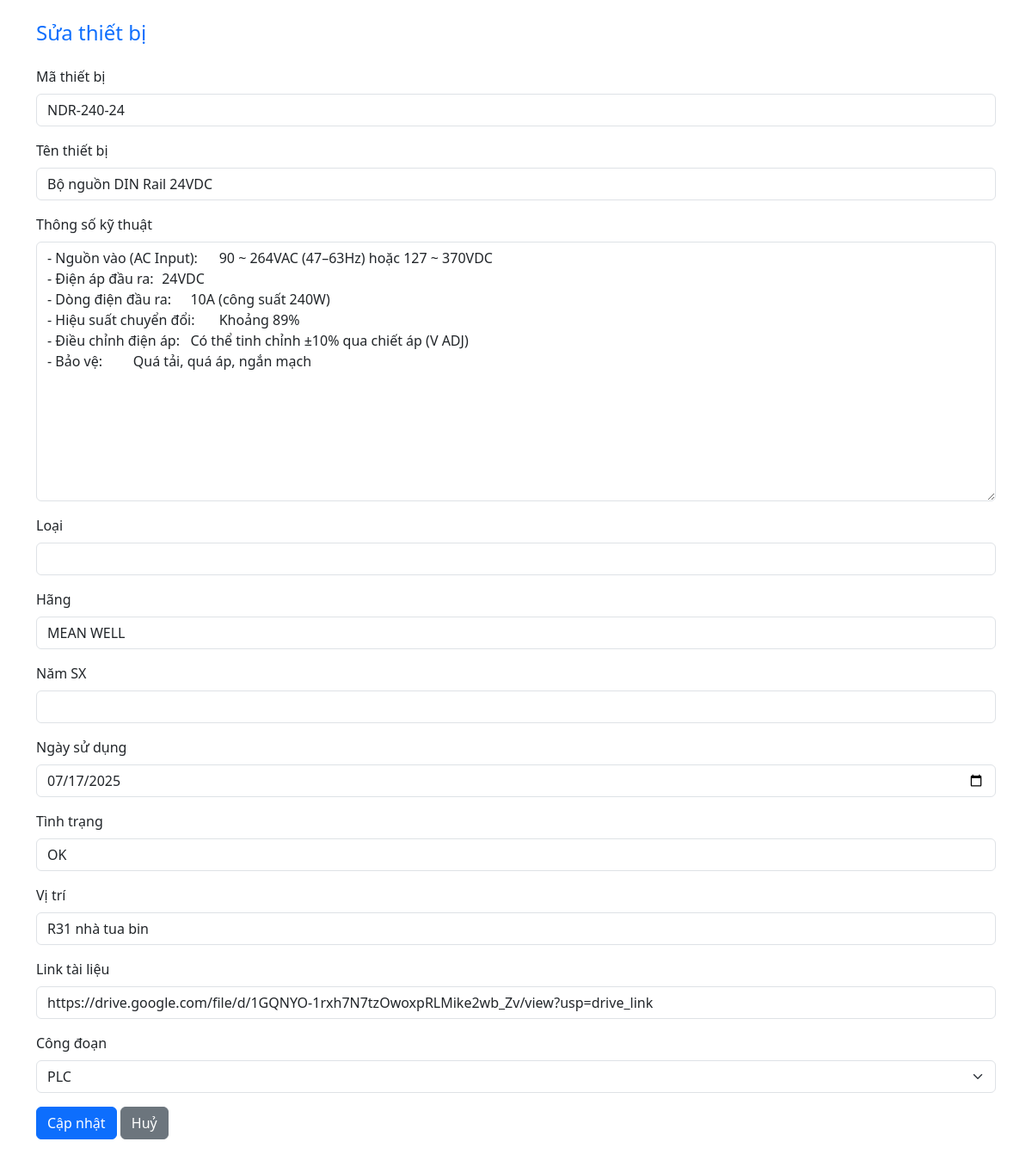
The page /edit/58 (signed in) on the database its author committed.
### tables this page shows
CREATE TABLE devices (
    id INTEGER PRIMARY KEY AUTOINCREMENT,
    code TEXT,
    name TEXT,
    specs TEXT,
    category TEXT,
    manufacturer TEXT,
    year TEXT,
    date_in_use TEXT,
    status TEXT,
    location TEXT,
    link TEXT,
    stage TEXT
);

### app.py (the view)
@app.route('/edit/<int:id>', methods=['GET'])
def show_edit_device(id):
    if 'user' not in session or session['user']['role'] != 'admin':
        return redirect(url_for('login'))
    conn = get_db()
    device = conn.execute('SELECT * FROM devices WHERE id=?', (id,)).fetchone()
    conn.close()
    return render_template('edit_device.html', device=device, stages=get_stages())

### app.py (called while the page is built)
def get_db():
    conn = sqlite3.connect(DB_FILE)
    conn.row_factory = sqlite3.Row
    return conn

def get_stages():
    return [
        'R11 Nồi hơi SP', 'R21 Nồi hơi AQC', 'R31 Tua Bin',
        'R51 Xử lý nước', 'S41 S71 Bơm cấp nước', 'S61 Tháp giải nhiệt', 'PLC', 'Thiết bị chung'
    ]

### templates/edit_device.html (shortened to what this page needs)
<!DOCTYPE html>
<html lang="vi">
<head>
  <link href="https://cdn.jsdelivr.net/npm/bootstrap@5.3.0/dist/css/bootstrap.min.css" rel="stylesheet">
</head>
<body class="p-4">
  <div class="container">
    <h4 class="mb-4 text-primary">Sửa thiết bị</h4>
    <form method="post" action="{{ url_for('update_device') }}">
      {% for field, label in [
        ('code','Mã thiết bị'), ('name','Tên thiết bị'), ('specs','Thông số kỹ thuật'),
        ('category','Loại'), ('manufacturer','Hãng'), ('year','Năm SX'),
        ('date_in_use','Ngày sử dụng'), ('status','Tình trạng'), ('location','Vị trí'),
        ('link','Link tài liệu')
      ] %}
      <div class="mb-3">
        <label class="form-label">{{label}}</label>
        {% if field == 'specs' %}
          <textarea class="form-control" name="{{field}}" rows="12">{{ device[field] }}</textarea>
        {% elif field == 'date_in_use' %}
          <input type="date" class="form-control" name="{{field}}" value="{{ device[field] }}">
        {% else %}
          <input type="text" class="form-control" name="{{field}}" value="{{ device[field] }}">
        {% endif %}
      </div>
      {% endfor %}
      <div class="mb-3">
        <label class="form-label">Công đoạn</label>
        <select class="form-select" name="stage">
          {% for s in stages %}
            <option value="{{ s }}" {% if s == device['stage'] %}selected{% endif %}>{{ s }}</option>
          {% endfor %}
        </select>
      </div>
      <button type="submit" class="btn btn-primary">Cập nhật</button>
      <a href="{{ url_for('index') }}" class="btn btn-secondary">Huỷ</a>
    </form>
  </div>
</body>
</html>

### rows shown on the page
devices: code "NDR-240-24" "Bộ nguồn DIN Rail 24VDC" "MEAN WELL" "OK" "R31 nhà tua bin" "https://drive.google.com/file/d/1GQNYO-1rxh7N7tzOwoxpRLMike2wb_Zv/view?usp=drive_link", specs "- Nguồn vào (AC Input): 90 ~ 264VAC (47–63Hz) hoặc 127 ~ 370VDC - Điện áp đầu ra: 24VDC - Dòng điện đầu ra: 10A (công suất 240W) - Hiệu suất chuyển đổi: Khoảng 89% - Điều chỉnh điện áp: Có thể tinh chỉnh ±10% qua chiết áp (V ADJ) - Bảo vệ: Quá tải, quá áp, ngắn mạch", date_in_use "07/17/2025", stage "PLC"

### other values the page prints
{{ label }} "Mã thiết bị" "Tên thiết bị" "Thông số kỹ thuật" "Loại" "Hãng" "Năm SX" "Ngày sử dụng" "Tình trạng" "Vị trí" "Link tài liệu"
